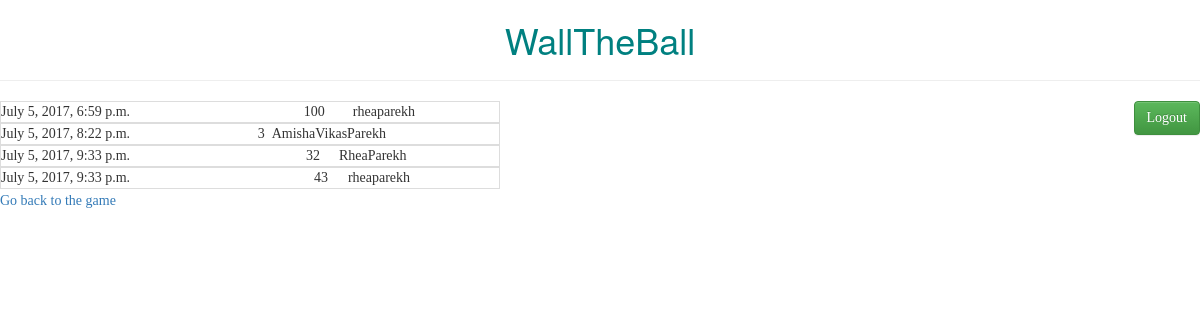
/scores (signed in), run on an earlier commit of the app's database.
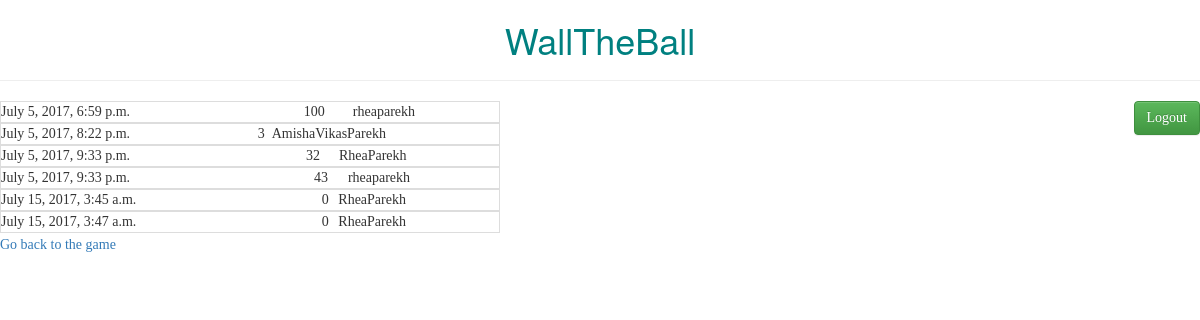
And on a later commit of the database.
### GameApp/models.py (models this page shows, shortened)
class Score(models.Model):
    score = models.IntegerField()
    user = models.ForeignKey(User)
    date=models.DateTimeField(auto_now=True,blank=True)
    class Meta:
        ordering=['user','score','date']

### GameApp/views.py (the view)
# urls.py: url(r'^scores$',views.score_view,name='score'),
def score_view(request):
  if request.user.is_authenticated():
     score_list=Score.objects.order_by('date')
     context={'score_list':score_list}
     return render(request,'score.html',context)

### gameManager/templates/score.html
{% extends "base.html" %}
{% load static %}
{% block logout %}
   <hr>
   <form action="logout">
       <input type="submit" id="logout" value="Logout" class="btn btn-success" style="float:right">
   </form>
{% endblock %}
{% block Score %}
  {% for s in score_list %}
  <table id="table">
  <tr id="td">
     <td>{{s.date}}</td>
     <td>{{s.score}}</td>
     <td>{{s.user}}</td>
  </tr>
  </table>
  {% endfor %}
  <a href="/../" > Go back to the game </a>
{% endblock %}

What changed in the data, as far as the page shows it:
added Score: date "July 15, 2017, 3:45 a.m.", score "0", user "RheaParekh"
added Score: date "July 15, 2017, 3:47 a.m.", score "0", user "RheaParekh"
